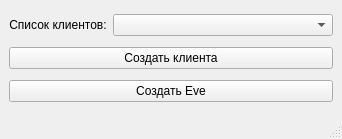
<?xml version="1.0" encoding="UTF-8"?>
<ui version="4.0">
 <class>CAuthMaster</class>
 <widget class="QMainWindow" name="CAuthMaster">
  <property name="geometry">
   <rect>
    <x>0</x>
    <y>0</y>
    <width>342</width>
    <height>139</height>
   </rect>
  </property>
  <property name="windowTitle">
   <string>Аутентификация</string>
  </property>
  <widget class="QWidget" name="centralwidget">
   <layout class="QVBoxLayout" name="verticalLayout">
    <item>
     <layout class="QHBoxLayout" name="horizontalLayout">
      <item>
       <widget class="QLabel" name="label">
        <property name="sizePolicy">
         <sizepolicy hsizetype="Maximum" vsizetype="Preferred">
          <horstretch>0</horstretch>
          <verstretch>0</verstretch>
         </sizepolicy>
        </property>
        <property name="text">
         <string>Список клиентов:</string>
        </property>
        <property name="alignment">
         <set>Qt::AlignCenter</set>
        </property>
        <property name="margin">
         <number>0</number>
        </property>
       </widget>
      </item>
      <item>
       <widget class="QComboBox" name="cmbClients">
        <property name="sizePolicy">
         <sizepolicy hsizetype="Minimum" vsizetype="Fixed">
          <horstretch>0</horstretch>
          <verstretch>0</verstretch>
         </sizepolicy>
        </property>
       </widget>
      </item>
     </layout>
    </item>
    <item>
     <widget class="QPushButton" name="pbCreateClient">
      <property name="text">
       <string>Создать клиента</string>
      </property>
     </widget>
    </item>
    <item>
     <widget class="QPushButton" name="pbCreateEve">
      <property name="text">
       <string>Создать Eve</string>
      </property>
     </widget>
    </item>
   </layout>
  </widget>
  <widget class="QMenuBar" name="menubar">
   <property name="geometry">
    <rect>
     <x>0</x>
     <y>0</y>
     <width>342</width>
     <height>21</height>
    </rect>
   </property>
  </widget>
  <widget class="QStatusBar" name="statusbar"/>
 </widget>
 <resources/>
 <connections/>
</ui>
